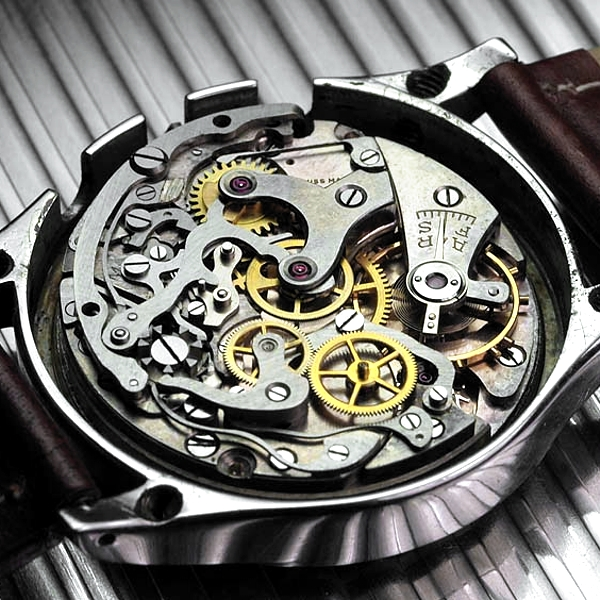
//> input picture Harris_Corner_Detector/images/Gallet_watch.jpg, 600 x 600 px, given in place of , which was not available
$ ./main ../Harris_Corner_Detector/images/Gallet_watch.jpg   (built with g++ and OpenCV 4)
//> lines starting //> are read from the running program, lines starting //| are printed output that depends on the picture; after the words box and inside, x2 and y2 are one past the last pixel; in counts of white or black regions, pixels touching at a corner belong together; pictures that were not available may be replaced by others from this repository, and a replacement may not be noted
//OpenCV
#include <opencv2/core/core.hpp>
#include <opencv2/highgui/highgui.hpp>
#include <opencv2/imgproc/imgproc.hpp>

//std:
#include <fstream>
#include <iostream>
#include <string>
#include <unistd.h>

struct ArgumentList {
  std::string image_name;		  //!< image file name
  int wait_t;                    //!< waiting time
  bool verbose;                 //!< show additional info
};

bool ParseInputs(ArgumentList& args, int argc, char **argv);

void Hough(const cv::Mat& src, cv::Mat& out, bool debug);

int main(int  argc, char** argv){

    int frame_number = 0;
    char frame_name[256];
    bool exit_loop = false;
    int th = 2.5; //threshold for predicted line 1.0, 1.5, 2.0, 2.5

    ArgumentList args;
    if(!ParseInputs(args, argc, argv)){
        return 1;
    }

    while(!exit_loop){
        /*generating file name*/
        if(args.image_name.find('%') != std::string::npos)  //multi frame case
            sprintf(frame_name, (const char*) (args.image_name.c_str()), frame_number);
        else    //single frame case
            sprintf(frame_name, "%s", args.image_name.c_str());

        /*opening file*/
        cv::Mat image = cv::imread(frame_name);
//> image is the input picture: 600 rows x 600 cols, CV_8UC3; mean B, G, R 106.6, 111, 112
        if(image.empty()){
            std::cerr<<"Unable to open "<<frame_name<<std::endl;
            return 1;
        }

        /*display image*/
        cv::namedWindow("Original image", cv::WINDOW_NORMAL);
        cv::imshow("Original image", image);

        //PROCESSING
        cv::Mat grey(image.size(), CV_8UC1);
        cv::cvtColor(image, grey, cv::COLOR_BGR2GRAY);
        if(args.verbose){
            cv::namedWindow("Greyscale", cv::WINDOW_NORMAL);
            cv::imshow("Greyscale", grey);
        }

        cv::Mat hough;
        Hough(grey, hough, args.verbose);
//> after the loop in Hough, `for(int r=0; r<src.rows; r++)`:
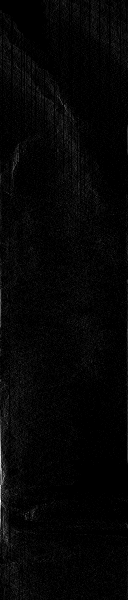
//> hist: 600 rows x 128 cols, CV_16UC1; min 0, max 46, mean 1; drawn with min black and max white
//> after the loop in Hough, `for(int r =0; r<hist.rows; r++)`:
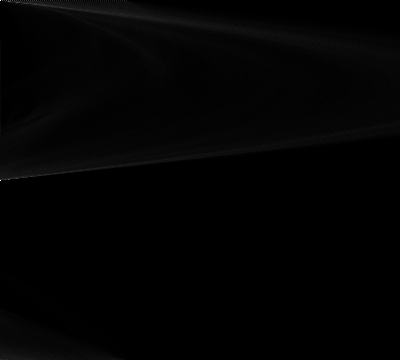
//> h: 360 rows x 400 cols, CV_32SC1; min 0, max 4543, mean 51.1; drawn with min black and max white
        cv::Mat hough_draw;
        hough.convertTo(hough_draw, CV_8UC1, 1./16);
        cv::namedWindow("Hough Transform", cv::WINDOW_NORMAL);
        cv::imshow("Hough Transform", hough_draw);

        /*find the global maximum in Hough image*/
        cv::Point max_coord;

        /*cancello i pixel in un intorno di +- 30px del punto massimo*/

        for(int i=0; i<3; i++){
            cv::minMaxLoc(hough,NULL,NULL,NULL,&max_coord);
            std::cout<<"Max point: r = "<<max_coord.y<<" c = "<<max_coord.x<<std::endl;
            for(int r=0; r<hough.rows; r++){
                for(int c=max_coord.x-30; c<max_coord.x+30; c++){
                    hough.at<int>(r,c) = 0;
                }
            }

        }
//> this loop made 3 passes
//> max_coord on passes 1 to 3: Point(0, 0), Point(35, 4), Point(68, 8)
//| Max point: r = 0 c = 0
//| Max point: r = 4 c = 35
//| Max point: r = 8 c = 68
//> pass 2, `cv::minMaxLoc(hough,NULL,NULL,NULL,&max_coord);`:
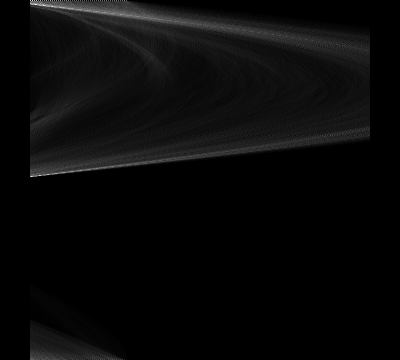
//> hough: 360 rows x 400 cols, CV_32SC1; 7.47% of pixels changed, all inside (x1, y1, x2, y2) = (0, 0, 400, 360); drawn with min black and max white
//> pass 3, `cv::minMaxLoc(hough,NULL,NULL,NULL,&max_coord);`:
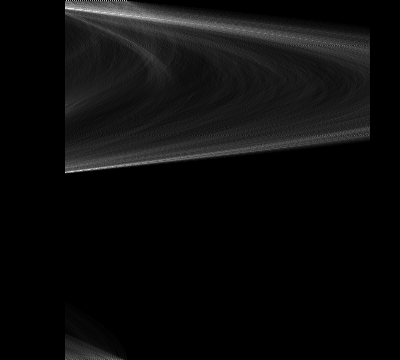
//> hough: 360 rows x 400 cols, CV_32SC1; 5.91% of pixels changed, all inside (x1, y1, x2, y2) = (30, 0, 65, 360); drawn with min black and max white
//> after the loop:
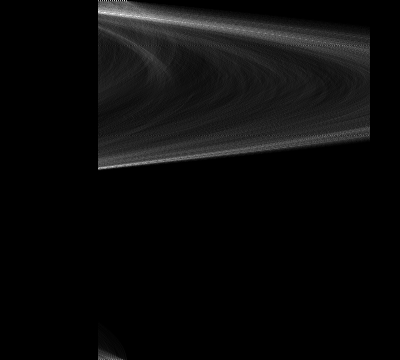
//> hough: 360 rows x 400 cols, CV_32SC1; 5.08% of pixels changed, all inside (x1, y1, x2, y2) = (65, 0, 98, 360); drawn with min black and max white


        cv::Mat result(grey.size(),CV_8UC1);

        /*compute theta and rho*/
        double theta = max_coord.y*(M_PI/180);
//> theta = 0.14
        double rho = max_coord.x;
//> rho = 68

        /*draw the main line*/
        cv::Point pt1, pt2;
        double x0 = rho * cos(theta);
//> x0 = 67.34
        double y0 = rho * sin(theta);
//> y0 = 9.46

        pt1.x = cvRound(x0 + 1000 * (-sin(theta)));
//> pt1 = Point(-72, 0)
        pt1.y = cvRound(y0 + 1000 * (cos(theta)));
//> pt1 = Point(-72, 1000)
        pt2.x = cvRound(x0 - 1000 * (-sin(theta)));
//> pt2 = Point(207, 0)
        pt2.y = cvRound(y0 - 1000 * (cos(theta)));
//> pt2 = Point(207, -981)

        cv::Mat mainl(grey.size(), CV_8UC3);
        mainl = image.clone();
        cv::line(mainl, pt1, pt2, cv::Scalar(0,255,0), 2, cv::LINE_AA);
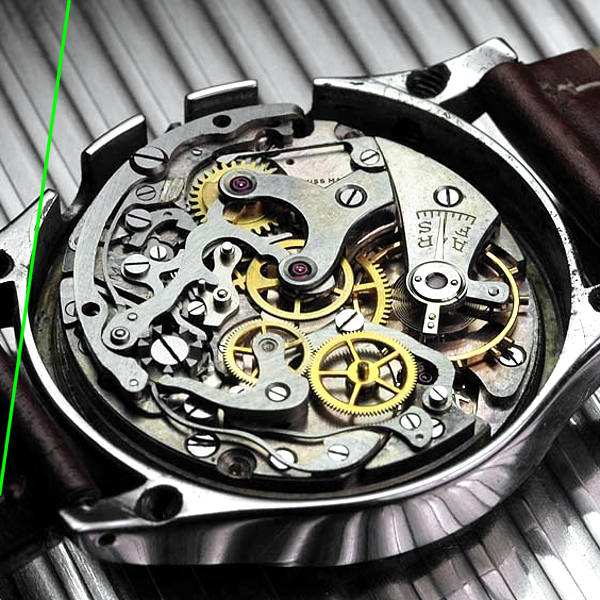
//> mainl: 600 rows x 600 cols, CV_8UC3; 0.68% of pixels changed, all inside (x1, y1, x2, y2) = (0, 0, 72, 496)
        cv::namedWindow("Main line", cv::WINDOW_NORMAL);
        cv::imshow("Main line", mainl);

        /*Scan the greyscale image*/
        for(int r=0; r<grey.rows; r++){
            for(int c=0; c<grey.cols; c++){
                double predicted_line = (rho-sin(theta)*r)/(cos(theta));    //compute the line
                /*show the part of image aligned with the line*/
                if(predicted_line + th < grey.at<uchar>(r,c)){
                    result.at<uchar>(r,c) = 0;
                }else{
                    result.at<uchar>(r,c) = 255;
                }
            }
        }
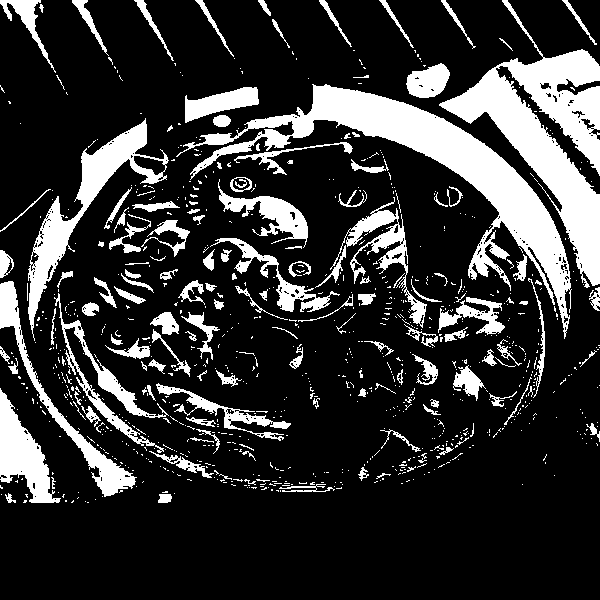
//> result: 600 rows x 600 cols, CV_8UC1; 20.1% white; 883 white regions (738 under 20 px), largest, box (x1, y1, x2, y2) and area: (176, 84, 572, 339) 16057, (439, 0, 600, 288) 14415, (28, 118, 169, 341) 5355
        cv::namedWindow("Result", cv::WINDOW_NORMAL);
        cv::imshow("Result", result);

        /*wait for key or timeout*/
        unsigned char key = cv::waitKey(args.wait_t);
//> the 'q' key is pressed
        std::cout<<"Key "<<int(key)<<std::endl;

        if(key == 'q'){
            exit_loop = true;
        }

        frame_number++;

    }

    return 0;
}

bool ParseInputs(ArgumentList& args, int argc, char **argv) {
  int c;
  args.wait_t = 0;
  args.verbose = false;

  while ((c = getopt (argc, argv, "hi:t:v")) != -1)
    switch (c)
    {
    case 't':
	    args.wait_t = atoi(optarg);
	break;
    case 'i':
	    args.image_name = optarg;
	break;
    case 'v':
        args.verbose = true;
    break;
    case 'h':
    default:
	std::cout<<"usage: " << argv[0] << " -i <image_name>"<<std::endl;
	std::cout<<"exit:  type q"<<std::endl<<std::endl;
	std::cout<<"Allowed options:"<<std::endl<<
	  "   -h                       produce help message"<<std::endl<<
	  "   -i arg                   image name. Use %0xd format for multiple images."<<std::endl<<
	  "   -t arg                   wait before next frame (ms)"<<std::endl<<
      "   -v                       verbose (show additional info)"<<std::endl<<std::endl;
	return false;
    }
  return true;
}

void Hough(const cv::Mat& src, cv::Mat& out, bool debug){
    /*Compute Hough Transform*/

    cv::Mat hist(src.rows, 128, CV_16U, cv::Scalar(0));
    cv::Mat h(360, 400, CV_32S, cv::Scalar(0));

    /*compute src histogram*/
    for(int r=0; r<src.rows; r++){
        for(int c=0; c<src.cols; c++){
            if(c < hist.cols){
                hist.at<u_short>(r, src.at<uchar>(r,c)) += 1;
            }
        }
    }

    if(debug){
        cv::Mat histDraw(hist.size(), CV_8UC1);
        hist.convertTo(histDraw, CV_8UC1);
        cv::namedWindow("Histogram", cv::WINDOW_NORMAL);
        cv::imshow("Histogram", histDraw);
    }

    /*compute Hough from histogram*/
    for(int r =0; r<hist.rows; r++){
        for(int c=0; c<hist.cols; c++){
            for(int rh=0; rh<h.rows; rh++){
                double theta = rh*(M_PI/180);
                int rho = round(cos(theta)*c+sin(theta)*r);
                if(rho >= 0 && rho <= 400){
                    h.at<int>(rh,rho) += hist.at<uchar>(r,c);
                }
            }
        }
    }

    h.copyTo(out);

}
